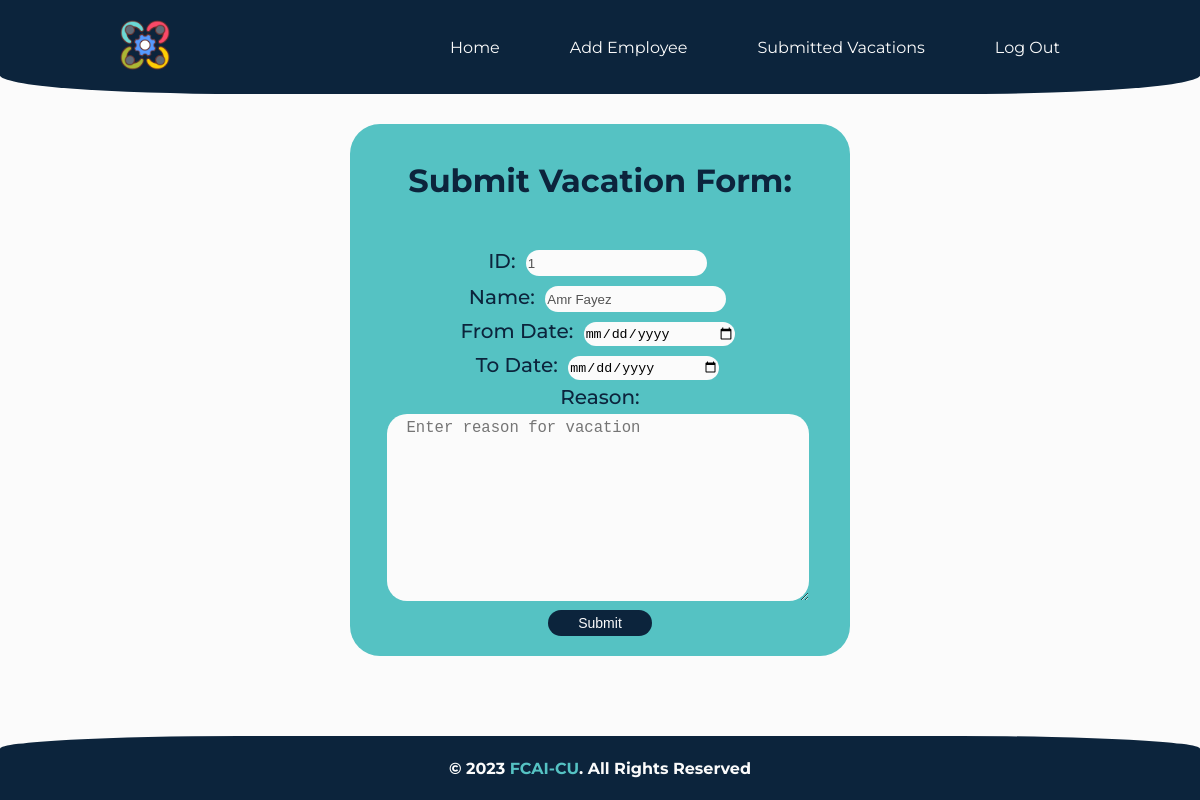
/vacForm/1/ (signed in), run on an earlier commit of the app's database.
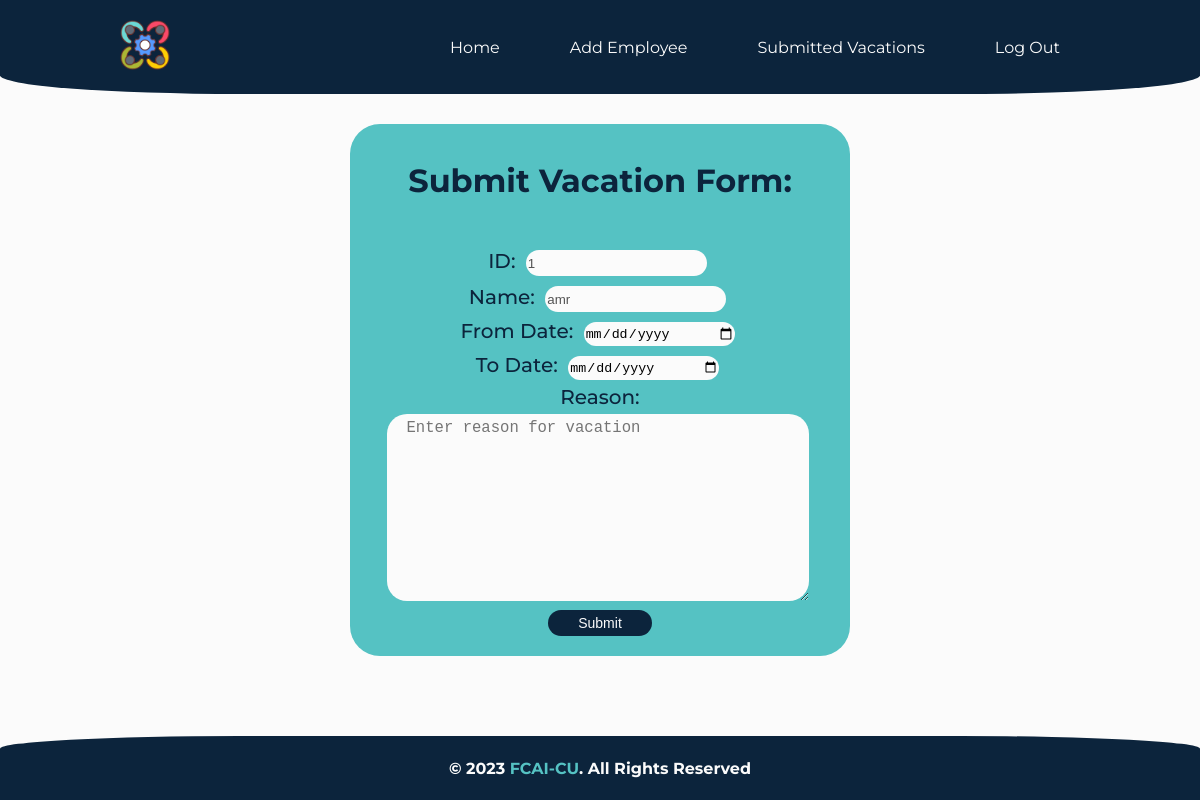
And on a later commit of the database.
### pages/models.py (models this page shows, shortened)
class Employee(models.Model):
    GENDER_CHOICES = [
        ('male', 'Male'),
        ('female', 'Female'),
    ]
    MARITAL_STATUS_CHOICES = [
        ('single', 'Single'),
        ('taken', 'Taken'),
        ('married', 'Married'),
        ('divorced', 'Divorced'),
        ('widowed', 'Widowed'),
    ]
    ID = models.IntegerField(primary_key=True)
    Name = models.CharField(max_length=15)
    Remaining_vacation_days = models.IntegerField(default=30)
    Approved_vacation_days = models.IntegerField(default=0)
    Email = models.EmailField(max_length=254)
    Address = models.CharField(max_length=100)
    Phone = models.CharField(max_length=11)
    Salary = models.CharField(max_length=20)
    Date_of_birth = models.DateField(null=True)
    Gender = models.CharField(max_length=6, choices=GENDER_CHOICES, null=True)
    Marital_status = models.CharField(
        max_length=10, choices=MARITAL_STATUS_CHOICES)
    objects = models.Manager()

### pages/views.py (the view)
# urls.py: path('vacForm/<int:id>/', views.vacForm, name='vacForm'),
def vacForm(request, id):
    if 'username' in request.session and not request.session['username'] == '':
        emp = Employee.objects.get(ID=id)
        return render(request, 'pages/vacForm.html', {'emp': emp})
    else:
        return redirect('login')

### templates/pages/vacForm.html (shortened to what this page needs)
{% extends 'base.html' %} {% load static %} {% block styles %}
<link rel="stylesheet" href="{% static 'style/vacform.css' %}" />
{% endblock styles %} {% block content %}
<form
  action="{%url 'addvac' id=emp.ID name=emp.Name%}"
  method="post"
  id="vac-form"
  class="vacf">
  <h2>Submit Vacation Form:</h2>
  <div>
    <br>
    <label>ID: </label>
    <input type="text" name="id" value="{{emp.ID}}" disabled /><br />
  </div>
  <div>
    <label>Name: </label>
    <input type="text" name="name" value="{{emp.Name}}" disabled /><br />
  </div>
  <div>
    <label for="from">From Date: </label>
    <input type="date" name="from" id="from" required /> <br />
  </div>
  <div>
    <label for="to">To Date: </label>
    <input type="date" name="to" id="to" required /> <br />
  </div>
<label for="reason">Reason: </label><br />
<textarea
    name="reason"
    id="reason"
    cols="30"
    rows="10"
    placeholder="Enter reason for vacation"
    required></textarea
><br />
<input class="submit" type="submit" value="Submit" />
</form>
{% endblock content %} {% block scripts %} {% endblock scripts %}

What changed in the data, as far as the page shows it:
changed Employee id 1: name "Amr Fayez" → "amr"
